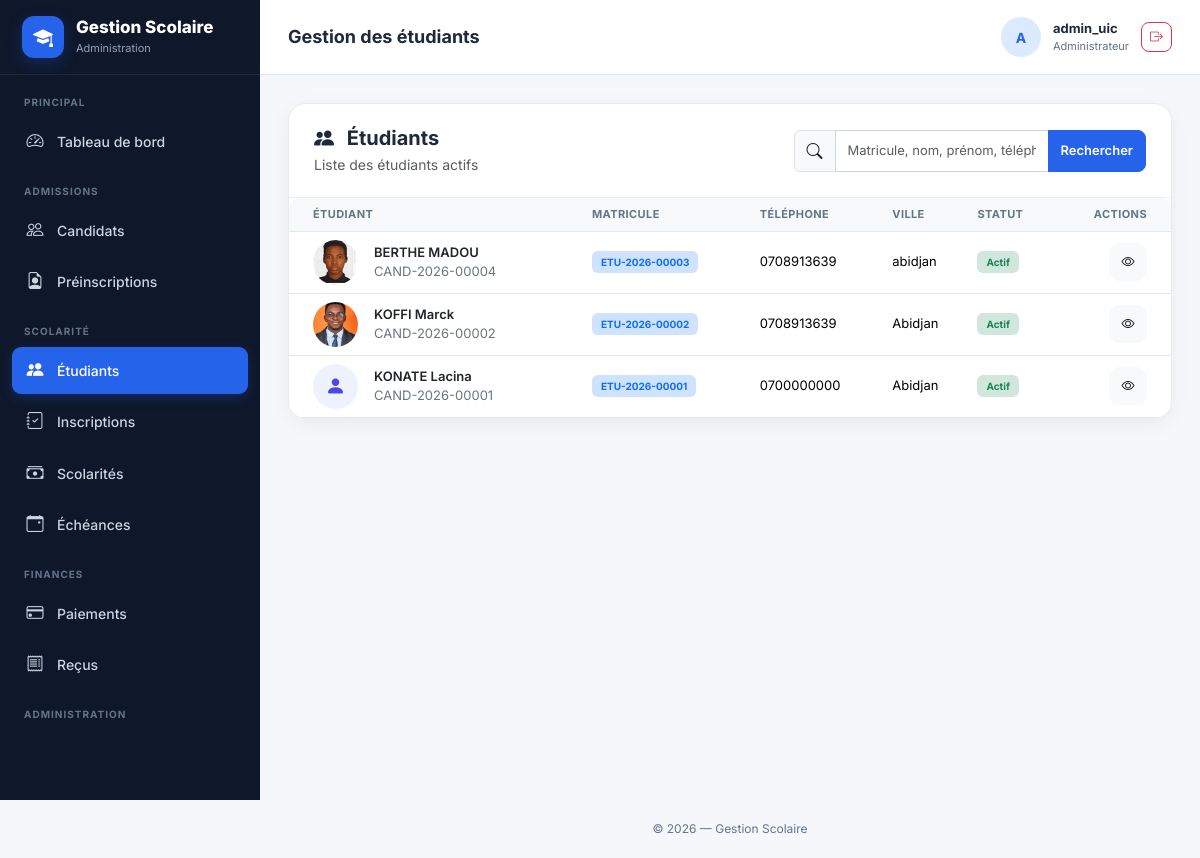
Before: /etudiants/ (signed in) with the older database file.
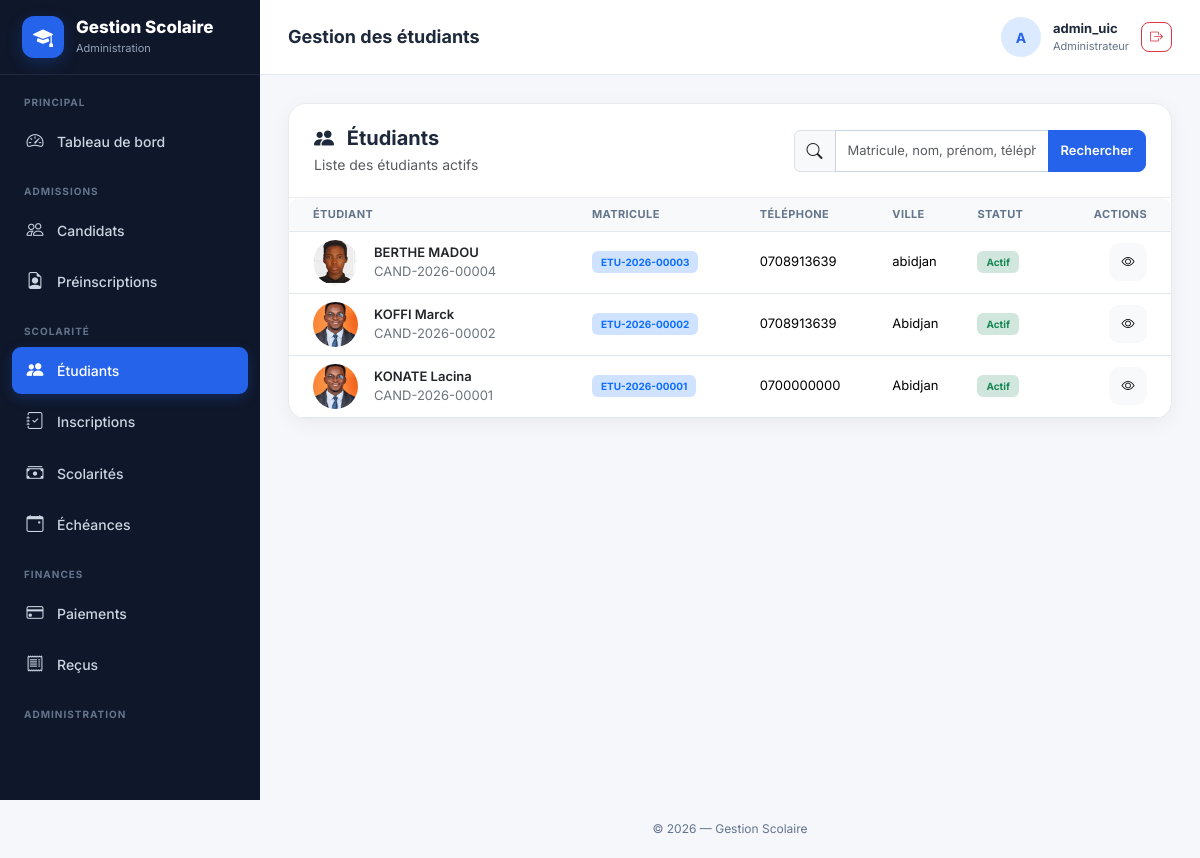
After: the same page with the newer database file.
### gestion/models.py (models this page shows, shortened)
class Etudiant(models.Model):
    matricule = models.CharField(
        max_length=30,
        unique=True,
        editable=False
    )
    candidat = models.OneToOneField(
        Candidat,
        on_delete=models.PROTECT,
        related_name="etudiant"
    )
    date_creation = models.DateTimeField(
        auto_now_add=True
    )
    actif = models.BooleanField(
        default=True
    )
    class Meta:
        verbose_name = "Étudiant"
        verbose_name_plural = "Étudiants"
        ordering = ["matricule"]

class Candidat(models.Model):
    SEXE_CHOICES = [
        ("M", "Masculin"),
        ("F", "Féminin"),
    ]
    matricule_candidat = models.CharField(
        max_length=30,
        unique=True,
        editable=False,
    )
    nom = models.CharField(
        max_length=100
    )
    prenoms = models.CharField(
        max_length=150
    )
    sexe = models.CharField(
        max_length=1,
        choices=SEXE_CHOICES
    )
    date_naissance = models.DateField()
    lieu_naissance = models.CharField(
        max_length=150
    )
    nationalite = models.CharField(
        max_length=100,
        default="Ivoirienne"
    )
    photo = models.ImageField(
        upload_to="candidats/photos/",
        null=True,
        blank=True,
        validators=[FileExtensionValidator(allowed_extensions=["jpg", "jpeg", "png"])],
    )
    telephone = models.CharField(
        max_length=30
    )
    email = models.EmailField(
        blank=True,
        null=True
    )
    adresse = models.CharField(
        max_length=255,
        blank=True
    )
    ville = models.CharField(
        max_length=100,
        blank=True
    )
    dernier_diplome = models.CharField(
        max_length=150,
        blank=True
    )
    serie_diplome = models.CharField(
        max_length=100,
        blank=True
    )
    annee_obtention = models.PositiveIntegerField(
        null=True,
        blank=True
    )
    etablissement_origine = models.CharField(
        max_length=200,
        blank=True
    )
    date_creation = models.DateTimeField(
        auto_now_add=True
    )
    date_modification = models.DateTimeField(
        auto_now=True
    )
    actif = models.BooleanField(
        default=True
    )
    class Meta:
        verbose_name = "Candidat"
        verbose_name_plural = "Candidats"
        ordering = ["nom", "prenoms"]

### gestion/views.py (the view, shortened to what this page needs)
@login_required
@permission_required('gestion.view_etudiant', raise_exception=True)
def etudiants_liste(request):
    etudiants = (
        Etudiant.objects
        .select_related("candidat")
        .filter(actif=True)
        .order_by(
            "candidat__nom",
            "candidat__prenoms"
        )
    )
    recherche = request.GET.get("q", "").strip()
    return render(
        request,
        "gestion/etudiants/liste.html",
        {
            "etudiants": etudiants,
            "recherche": recherche,
        }
    )

### gestion/templates/gestion/etudiants/liste.html (shortened to what the changed rows need)
{% extends "gestion/base.html" %}
{% block page_title %}
Gestion des étudiants
{% endblock %}
{% block content %}
<div class="page-card">
    {% if etudiants %}
        <div class="table-responsive">
            <table class="table table-hover align-middle mb-0">
                <thead class="table-light">
                    <tr>
                        <th class="ps-4">
                            Étudiant
                        </th>
                        <th>
                            Matricule
                        </th>
                        <th>
                            Téléphone
                        </th>
                        <th>
                            Ville
                        </th>
                        <th>
                            Statut
                        </th>
                        <th class="text-end pe-4">
                            Actions
                        </th>
                    </tr>
                </thead>
                <tbody>
                    {% for etudiant in etudiants %}
                        <tr>
                            <td class="ps-4">
                                <div class="d-flex align-items-center gap-3">
                                    {% if etudiant.candidat.photo %}
                                        <img
                                            src="{{ etudiant.candidat.photo.url }}"
                                            alt="{{ etudiant.candidat.nom }}"
                                            class="student-photo"
                                        >
                                    {% else %}
                                        <div class="student-placeholder">
                                            <i class="bi bi-person-fill"></i>
                                        </div>
                                    {% endif %}
                                    <div>
                                        <div class="student-name">
                                            {{ etudiant.candidat.nom }}
                                            {{ etudiant.candidat.prenoms }}
                                        </div>
                                        <div class="student-matricule">
                                            {{ etudiant.candidat.matricule_candidat }}
                                        </div>
                                    </div>
                                </div>
                            </td>
                            <td>
                                <span class="badge bg-primary-subtle text-primary">
                                    {{ etudiant.matricule }}
                                </span>
                            </td>
                            <td>
                                {{ etudiant.candidat.telephone|default:"—" }}
                            </td>
                            <td>
                                {{ etudiant.candidat.ville|default:"—" }}
                            </td>
                            <td>
                                {% if etudiant.actif %}
                                    <span class="badge bg-success-subtle text-success">
                                        Actif
                                    </span>
                                {% else %}
                                    <span class="badge bg-secondary-subtle text-secondary">
                                        Inactif
                                    </span>
                                {% endif %}
                            </td>
                            <td class="text-end pe-4">
                                <a
                                    href="{% url 'gestion:etudiant_detail' etudiant.pk %}"
                                    class="action-btn btn btn-light"
                                    title="Voir la fiche"
                                >
                                    <i class="bi bi-eye"></i>
                                </a>
                            </td>
                        </tr>
                    {% endfor %}
                </tbody>
            </table>
        </div>
    {% endif %}
</div>
{% endblock %}

Changed rows visible on the page:
changed through a linked row, Etudiant "ETU-2026-00001": candidat.photo: picture added
